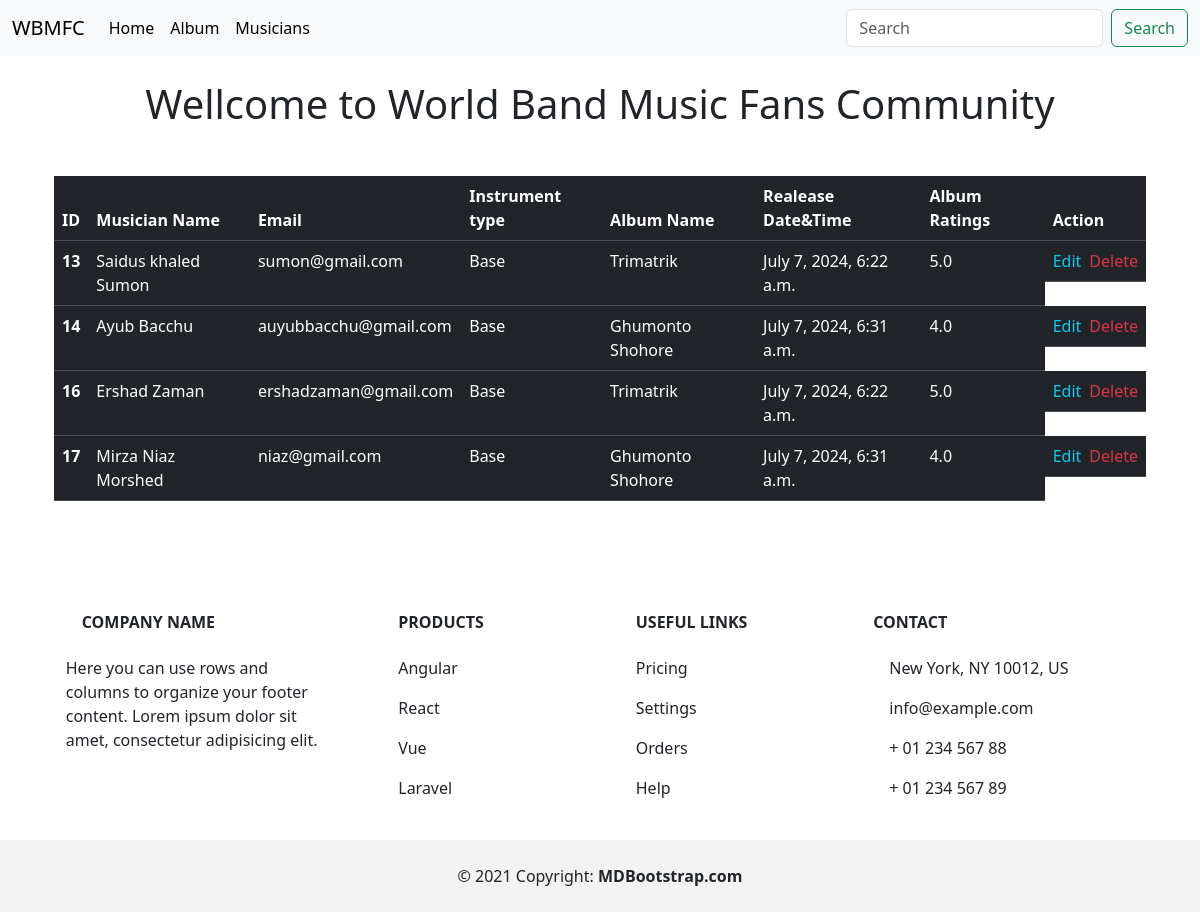
The page / on the database its author committed.
### Musician/models.py (models this page shows, shortened)
class MusicianModel(models.Model):
    firstname = models.CharField(max_length=60)
    lastname = models.CharField(max_length=60)
    useremail = models.EmailField()
    userphone = models.CharField(max_length=12)
    intrumenttype = models.CharField(max_length=150)
    album = models.ForeignKey(AlbumModel, on_delete=models.CASCADE)

### Album/models.py (models this page shows, shortened)
class AlbumModel(models.Model):
    albumname = models.CharField(max_length=80)
    albumreleasedate = models.DateTimeField(auto_now=True)
    albumrating = models.FloatField(
        validators=[MinValueValidator(1.0), MaxValueValidator(5.0)]
    )

### Main/views.py (the view)
# urls.py: path("", mainpage, name="home"),
def mainpage(req):
    infos = MusicianModel.objects.all()
    return render(req, "Main/Main.html", {"infos": infos})

### Main/templates/Main/Main.html (shortened to what this page needs)
{% extends 'Main/Base.html' %}
{% load static %}
{% block css %}
<link rel="stylesheet" href="{% static 'css/Main.css' %}">
{% endblock css %}
{% block hero_Section %}
<section class="container mx-auto mt-4">
    <h1 class="text-center">Wellcome to World Band Music Fans Community</h1>
</section>
{% endblock hero_Section %}
{% block Main_Section %}
<section class="container mx-auto mt-4 p-4">
    <div class="mx-auto ">
        <table class="table table-dark">
          {% if infos %}
            <thead>
              <tr>
                <th scope="col">ID</th>
                <th scope="col">Musician Name</th>
                <th scope="col">Email</th>
                <th scope="col">Instrument type</th>
                <th scope="col">Album Name</th>
                <th scope="col">Realease Date&Time</th>
                <th scope="col">Album Ratings</th>
                <th scope="col">Action</th>
              </tr>
            </thead>
            <tbody>
                {% for info in infos %}
                <tr>
                    <th scope="row">{{info.id}}</th>
                    <td><a class="userName" href="{% url 'editMusician' info.id %}">{{info.firstname}} {{info.lastname}}</a></td>
                    <td>{{info.useremail}}</td>
                    <td>{{info.intrumenttype}}</td>
                    <td>{{info.album.albumname}}</td>
                    <td>{{info.album.albumreleasedate}}</td>
                    <td>{{info.album.albumrating}}</td>
                    <td class="actionsbtns">
                      <a href="{% url 'editAlbum' info.album.id %}" class="link-info">Edit</a>
                      <a href="{% url 'deleteAlbum' info.album.id %}" class="link-danger">Delete</a>
                    </td>
                  </tr>
                  {% endfor %}
                {% else %}
                <h3 class="text-danger">No Data Found!</h3>
            </tbody>
            {% endif %}
          </table>
    </div>
</section>
{% endblock Main_Section %}

### Main/templates/Main/Base.html (shortened to what this page needs)
{% load static %}
<!doctype html>
<html lang="en">
  <head>
    <link href="https://cdn.jsdelivr.net/npm/bootstrap@5.3.3/dist/css/bootstrap.min.css" rel="stylesheet">
    <link rel="stylesheet" href="{% static 'css/Base.css' %}">
    {% block css %}{% endblock css %}
  </head>
  <body>
    <header>
        <nav class="navbar navbar-expand-lg bg-body-tertiary">
            <div class="container-fluid">
              <a class="navbar-brand" href="{% url 'home' %}">WBMFC</a>
              <div class="collapse navbar-collapse" id="navbarSupportedContent">
                <ul class="navbar-nav me-auto mb-2 mb-lg-0">
                  <li class="nav-item">
                    <a class="nav-link active" aria-current="page" href="{% url 'home' %}">Home</a>
                  </li>
                  <li class="nav-item">
                    <a class="nav-link active" aria-current="page" href="{% url 'album' %}">Album</a>
                  </li>
                  <li class="nav-item">
                    <a class="nav-link active" aria-current="page" href="{% url 'musician' %}">Musicians</a>
                  </li>
                </ul>
                <form class="d-flex" role="search">
                  <input class="form-control me-2" type="search" placeholder="Search" aria-label="Search">
                  <button class="btn btn-outline-success" type="submit">Search</button>
                </form>
              </div>
            </div>
          </nav>
          {% block hero_Section %}{% endblock hero_Section %}
    </header>
    <main>
        {% block Main_Section %}{% endblock Main_Section %}
    </main>
      <div>
      </div>
    <section class="">
      <div class="container text-center text-md-start mt-5">
        <div class="row mt-3">
          <div class="col-md-3 col-lg-4 col-xl-3 mx-auto mb-4">
            <h6 class="text-uppercase fw-bold mb-4">
              Company name
            </h6>
            <p>
              Here you can use rows and columns to organize your footer content. Lorem ipsum
              dolor sit amet, consectetur adipisicing elit.
            </p>
          </div>
          <div class="col-md-2 col-lg-2 col-xl-2 mx-auto mb-4">
            <h6 class="text-uppercase fw-bold mb-4">
              Products
            </h6>
            <p>
              <a href="#!" class="text-reset">Angular</a>
            </p>
            <p>
              <a href="#!" class="text-reset">React</a>
            </p>
            <p>
              <a href="#!" class="text-reset">Vue</a>
            </p>
            <p>
              <a href="#!" class="text-reset">Laravel</a>
            </p>
          </div>
          <div class="col-md-3 col-lg-2 col-xl-2 mx-auto mb-4">
            <h6 class="text-uppercase fw-bold mb-4">
              Useful links
            </h6>
            <p>
              <a href="#!" class="text-reset">Pricing</a>
            </p>
            <p>
              <a href="#!" class="text-reset">Settings</a>
            </p>
            <p>
              <a href="#!" class="text-reset">Orders</a>
            </p>
            <p>
              <a href="#!" class="text-reset">Help</a>
            </p>
          </div>
          <div class="col-md-4 col-lg-3 col-xl-3 mx-auto mb-md-0 mb-4">
            <h6 class="text-uppercase fw-bold mb-4">Contact</h6>
            <p> New York, NY 10012, US</p>
            <p>
              info@example.com
            </p>
            <p> + 01 234 567 88</p>
            <p> + 01 234 567 89</p>
          </div>
        </div>
      </div>
    </section>
    <div class="text-center p-4" style="background-color: rgba(0, 0, 0, 0.05);">
      © 2021 Copyright:
      <a class="text-reset fw-bold" href="https://mdbootstrap.com/">MDBootstrap.com</a>
    </div>
  </body>
</html>

### Main/static/css/Main.css (style rules this page uses)
* { text-decoration: none !important; }
.userName { text-decoration: none; color: #fff; }
.actionsbtns { display: flex !important; gap: 8px !important; }

### rows shown on the page
MusicianModel: id "13", firstname "Saidus khaled", lastname "Sumon", useremail "sumon@gmail.com", intrumenttype "Base", album.albumname "Trimatrik", album.albumreleasedate "July 7, 2024, 6:22 a.m.", album.albumrating "5.0"
MusicianModel: id "14", firstname "Ayub", lastname "Bacchu", useremail "auyubbacchu@gmail.com", intrumenttype "Base", album.albumname "Ghumonto Shohore", album.albumreleasedate "July 7, 2024, 6:31 a.m.", album.albumrating "4.0"
MusicianModel: id "16", firstname "Ershad", lastname "Zaman", useremail "ershadzaman@gmail.com", intrumenttype "Base", album.albumname "Trimatrik", album.albumreleasedate "July 7, 2024, 6:22 a.m.", album.albumrating "5.0"
MusicianModel: id "17", firstname "Mirza", lastname "Niaz Morshed", useremail "niaz@gmail.com", intrumenttype "Base", album.albumname "Ghumonto Shohore", album.albumreleasedate "July 7, 2024, 6:31 a.m.", album.albumrating "4.0"
